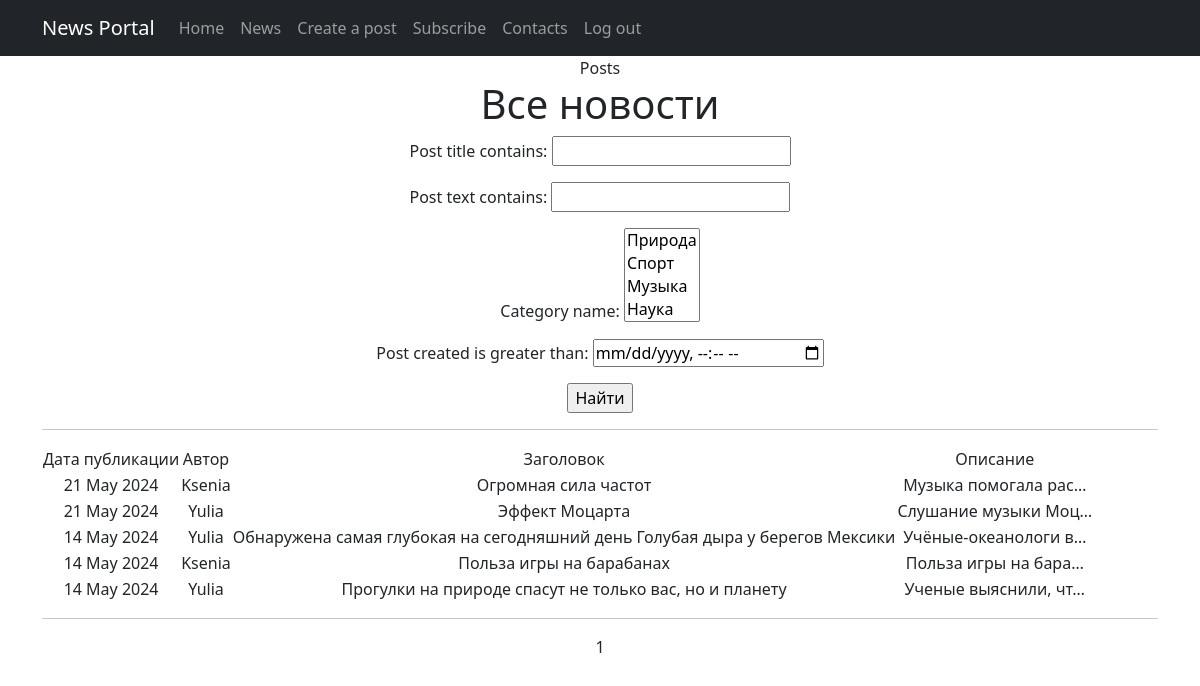
The page /news/ on the database as committed earlier.
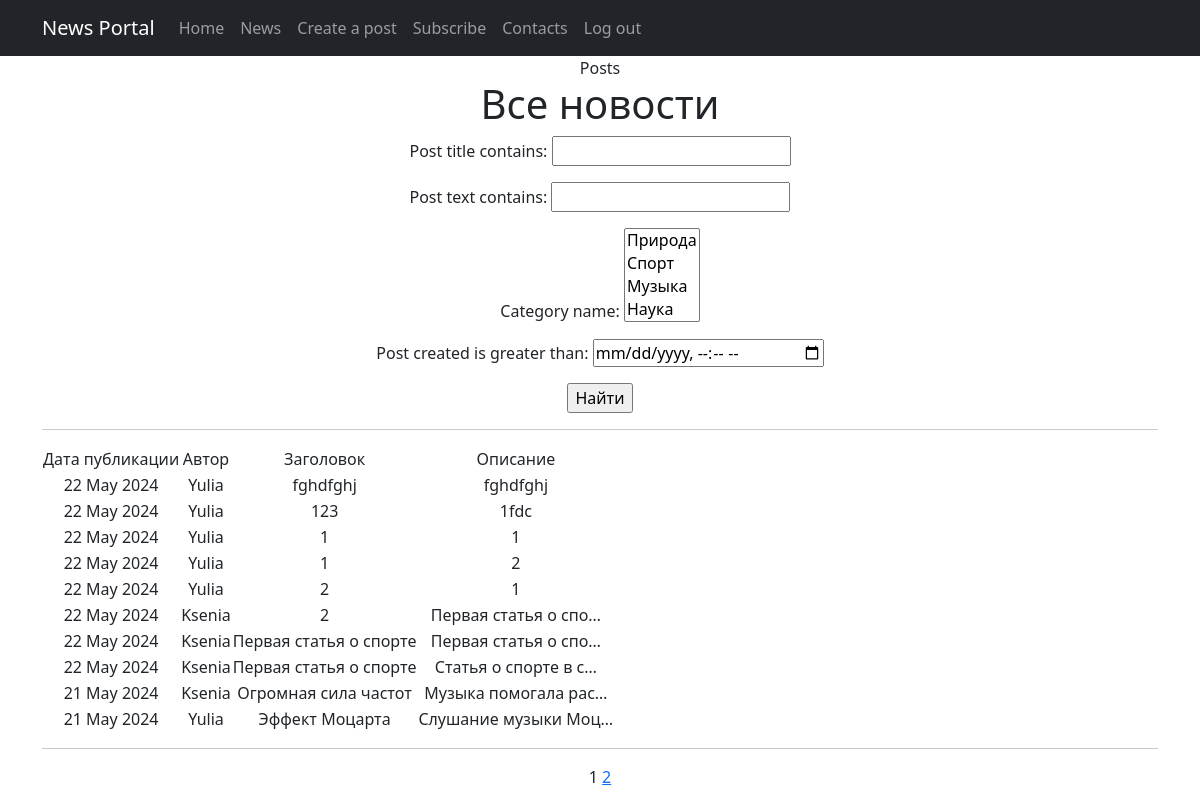
The same page on the database as committed later.
### news/models.py (models this page shows, shortened)
class Post(models.Model):
    author = models.ForeignKey(Author, on_delete=models.PROTECT)  # Чтобы с удалением автора не удалялись его статьи
    news_post = 'NE'
    article = 'AR'
    POST_TYPES = [
        (news_post, 'Новость'),
        (article, 'Статья')
    ]
    class Meta:
        verbose_name = 'Пост'
        verbose_name_plural = 'Посты'
    post_type = models.CharField(max_length=2, choices=POST_TYPES, default=news_post)
    post_created = models.DateTimeField(auto_now_add=True) # Автоматическое добавление даты создания
    category_names = models.ManyToManyField(Category, through='PostCategory')
    post_title = models.CharField(max_length=256)
    post_text = models.TextField()
    post_rating = models.IntegerField(default=0)
    template_name = 'NewsPaper/news/templates/news/post_detail.html'

class Author(models.Model):
    author_user = models.OneToOneField(User, on_delete=models.CASCADE)
    author_rating = models.DecimalField(default=0, decimal_places=2, max_digits=5)  # 2 знака после запятой
    def __str__(self):
        return f'{self.author_user}'
    class Meta:
        verbose_name = 'Автор'
        verbose_name_plural = 'Авторы'

### news/views.py (the view)
# urls.py: path('', PostList.as_view(), name = 'post_list'),
class PostList(ListView):
    model = Post
    context_object_name = 'Posts'
    template_name = 'flatpages/news.html'
    ordering = '-post_created'
    paginate_by = 10 # количество записей на странице
    def get_queryset(self):
        queryset = super().get_queryset()
        self.filterset = PostFilter(self.request.GET, queryset)
        return self.filterset.qs
    def get_context_data(self, **kwargs):
        context = super().get_context_data(**kwargs)
        context['filterset'] = self.filterset
        return context

### news/models.py (called while the page is built)
    def __str__(self):
        return self.category_name

### news/templatetags/custom_tags.py (called while the page is built)
@register.simple_tag(takes_context=True)
def url_replace(context, **kwargs):
   d = context['request'].GET.copy()
   for k, v in kwargs.items():
       d[k] = v
   return d.urlencode()

### templates/flatpages/news.html (shortened to what this page needs)
{% extends 'flatpages/default.html' %}
{% load custom_filters %}
{% load custom_tags %}
{% block title %}
Posts
{% endblock title %}
{% block content %}
   <h1>Все новости</h1>
   <form action="" method="get">
       {{ filterset.form.as_p }}
       <input type="submit" value="Найти" />
   </form>
   <hr>
   {% if Posts %}
       <table>
           <tr>
               <td>Дата публикации</td>
               <td>Автор</td>
               <td>Заголовок</td>
               <td>Описание</td>
           </tr>
           {% for post in Posts %}
           <tr>
               <td>{{ post.post_created|date:'d M Y' }}</td>
               <td>{{ post.author }}</td>
               <td>{{ post.post_title }}</td>
               <td>{{ post.post_text|truncatechars:20 }}</td>
                <td>
                </td>
           </tr>
           {% endfor %}
       </table>
       <hr>
   {% else %}
       <h2>Новостей нет!</h2>!
   {% endif %}
   {{ page_obj.number }}
   {% if page_obj.has_next %}
       <a href="?{% url_replace page=page_obj.next_page_number %}">{{ page_obj.next_page_number }}</a>
   {% endif %}
{% endblock content %}

### templates/flatpages/default.html (shortened to what this page needs)
<!DOCTYPE html>
<html lang="en">
    <head>
        {% load static %}
        <link href="{% static 'css/styles.css' %}" rel="stylesheet" />
    </head>
    <body>
        <nav class="navbar navbar-expand-lg navbar-dark bg-dark static-top">
   <div class="container">
       <a class="navbar-brand" href="#">News Portal</a>
       <div class="collapse navbar-collapse" id="navbarResponsive">
           <ul class="navbar-nav ml-auto">
           <li class="nav-item">
                   <a class="nav-link" href="/default/">Home</a>
           </li>
               <li class="nav-item">
                   <a class="nav-link" href="/news/">News</a>
               </li>
               <li class="nav-item">
                   <a class="nav-link" href="/news/create">Create a post</a>
               </li>
               <li class="nav-item">
                   <a class="nav-link" href="/news/subscriptions">Subscribe</a>
               </li>
               <li class="nav-item">
                   <a class="nav-link" href="/contacts/">Contacts</a>
               </li>
               <li class="nav-item">
                   <a class="nav-link" href="/accounts/logout/">Log out</a>
               </li>
           </ul>
       </div>
   </div>
</nav>
    <div class="container">
        <div class="row">
            <div class="col-lg-12 text-center">
                {% block title %}
                {% endblock title %}
                {% block content %}{% endblock content %}
            </div>
        </div>
    </div>
    </body>
</html>

Rows that differ between the two databases and show on the page:
no longer on this page (row unchanged): Post: post_created "14 May 2024", author "Yulia", post_title "Обнаружена самая глубокая на сегодняшний день Голубая дыра у берегов Мексики", post_text "Учёные-океанологи в…"
no longer on this page (row unchanged): Post: post_created "14 May 2024", author "Ksenia", post_title "Польза игры на барабанах", post_text "Польза игры на бара…"
no longer on this page (row unchanged): Post: post_created "14 May 2024", author "Yulia", post_title "Прогулки на природе спасут не только вас, но и планету", post_text "Ученые выяснили, чт…"
added Post: post_created "22 May 2024", author "Yulia", post_title "fghdfghj", post_text "fghdfghj"
added Post: post_created "22 May 2024", author "Yulia", post_title "123", post_text "1fdc"
added Post: post_created "22 May 2024", author "Yulia", post_title "1", post_text "1"
added Post: post_created "22 May 2024", author "Yulia", post_title "1", post_text "2"
added Post: post_created "22 May 2024", author "Yulia", post_title "2", post_text "1"
added Post: post_created "22 May 2024", author "Ksenia", post_title "2", post_text "Первая статья о спо…"
added Post: post_created "22 May 2024", author "Ksenia", post_title "Первая статья о спорте", post_text "Первая статья о спо…"
added Post: post_created "22 May 2024", author "Ksenia", post_title "Первая статья о спорте", post_text "Статья о спорте в с…"
Other text that changed with them:
{{ page_obj.next_page_number }}: (not shown) → "2"
